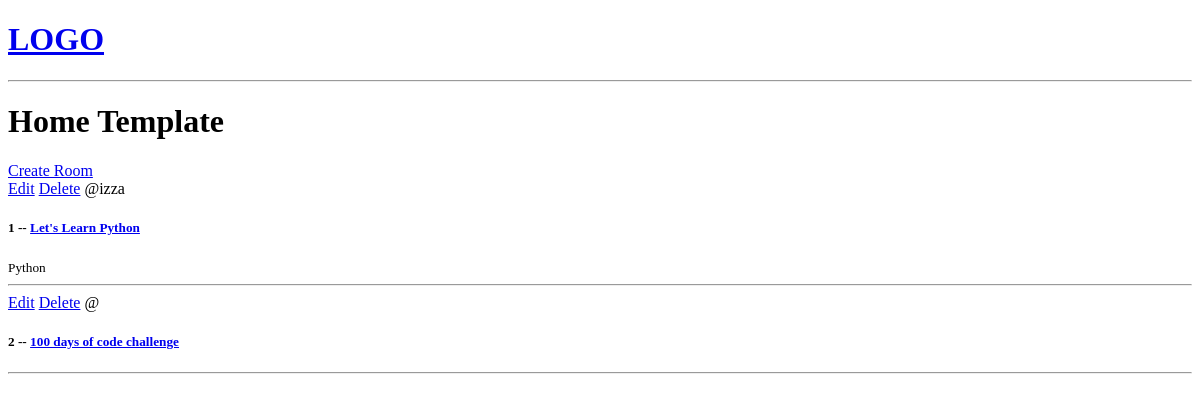
Before: / with the older database file.
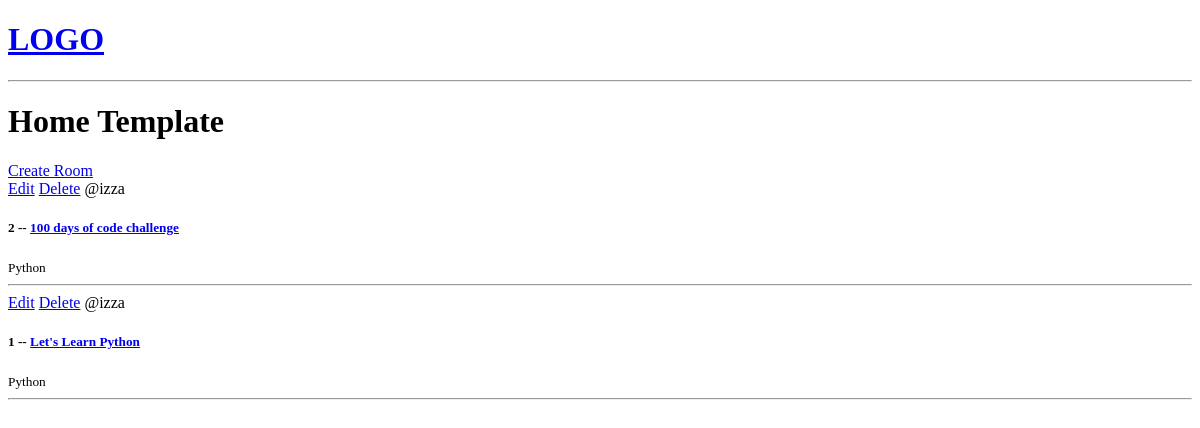
After: the same page with the newer database file.
### base/models.py (models this page shows, shortened)
class Room(models.Model):
    host = models.ForeignKey(User, on_delete=models.SET_NULL, null=True)
    topic = models.ForeignKey(Topic, on_delete=models.SET_NULL, null=True)
    name = models.CharField(max_length=200)
    description = models.TextField(null=True, blank=True)
    created = models.DateTimeField(auto_now_add=True)
    updated = models.DateTimeField(auto_now=True)
    class Meta:
        ordering = ["-updated", "-created"]

class Topic(models.Model):
    name = models.CharField(max_length=200)

### base/views.py (the view)
# urls.py: path("", views.home, name="home"),
def home(request):
    rooms = Room.objects.all()
    context = {"rooms": rooms}
    return render(request, "base/home.html", context)

### templates/base/home.html
{% extends "main.html" %}
{% block content %}
<h1>Home Template</h1>
<div>
    <a href="{% url 'create-room' %}">Create Room</a>
    <div>
        {% for room in rooms %}
            <div>
                <a href="{% url 'update-room' room.id %}">Edit</a>
                <a href="{% url 'delete-room' room.id %}">Delete</a>
                <span>@{{ room.host.username }}</span>
                <h5>{{ room.id }} -- <a href="{% url 'room' room.id %}">{{ room.name }}</a></h5>
                <small>{{ room.topic.name }}</small>
                <hr>
            </div>
        {% endfor %}
    </div>
</div>
{% endblock content %}

### templates/main.html (shortened to what this page needs)
<!DOCTYPE html>
<html lang="en">
<head>
</head>
<body>
    {% include "navbar.html" %}
    {% block content %}
    {% endblock %}
</body>
</html>

### templates/navbar.html
<a href="/">
    <h1>LOGO</h1>
</a>
<hr>

Changed rows visible on the page:
changed Room "100 days of code challenge": host.username (not shown) → "izza"; topic.name (not shown) → "Python"; moves up the list
